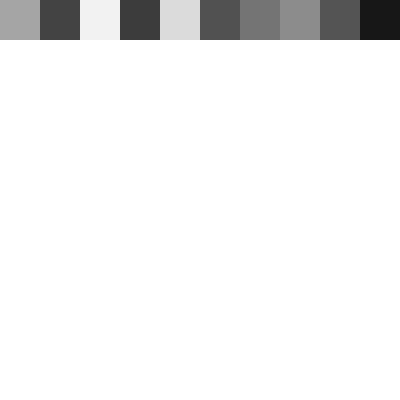
Frame 1 (no input)
Frame 60 (the mouse pressed at the canvas centre just before this capture): identical to frame 1, image omitted
Frame 120 (the mouse held since frame 60 and released just before this capture): identical to frame 1, image omitted

The Processing sketch that drew this single still picture (run headless with seeded random() and noise(); from frame 60 on, the mouse is pressed at the canvas centre):

// Processing sketch: grid_array_02
// ── grid_array_02.pde
/*
Costruzione della griglia utilizzando
 gli array bidimensionali
 
 2 - Array modimensionale
 
 */

Cella[] griglia;

int riga;
int dim = 40;

void setup() {
  size(400, 400);
  background(255);

  riga = width/dim;

  griglia = new Cella[riga];

  println(griglia.length); //lunghezza dell'array

  for (int i = 0; i<griglia.length; i++) {
    griglia[i] = new Cella(i*dim, 0, dim, dim);
    griglia[i].mostra();
    println("i = "+i);
  }
}

void draw() {
}

/*
Classe Cella
 */
class Cella {

  /*Variabili*/
  float x, y, w, h;

  /*Costruttore*/
  Cella(float xpos, float ypos, float larghezza, float altezza) {

    x = xpos;
    y = ypos;
    w = larghezza;
    h = altezza;
  }

  /*Metodo per mostrare il singolo elemento*/
  void mostra() {
    fill(random(255));
    noStroke();
    //ellipseMode(CENTER);
    //rectMode(CENTER);
    rect(x, y, w, h);
    //ellipse(x,y,w,h);
  }
}
